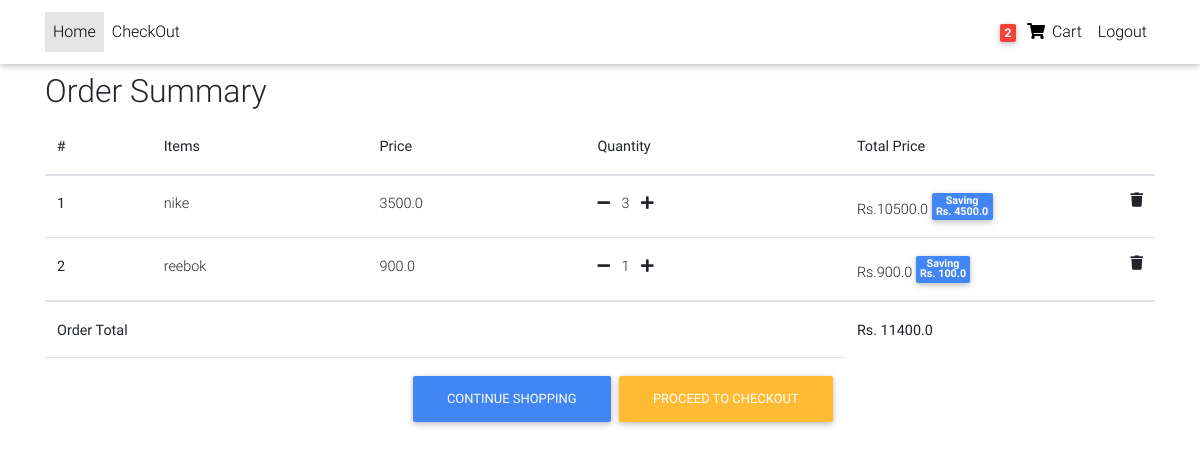
The app's page /order-summary/ (signed in) with its own data.
### core/models.py (models this page shows, shortened)
class Order(models.Model):
    user = models.ForeignKey(settings.AUTH_USER_MODEL,on_delete=models.CASCADE)
    items=models.ManyToManyField(OrderItems)
    start_date=models.DateTimeField(auto_now_add=True)
    order_date=models.DateTimeField()
    ordered=models.BooleanField(default=False)
    billing_address=models.ForeignKey('BillingAddress',on_delete=models.SET_NULL,blank=True,null=True)
    def get_total(self):
        total=0
        for order_item in self.items.all():
            total += order_item.get_final_price()
        return total

class OrderItems(models.Model):
    user = models.ForeignKey(settings.AUTH_USER_MODEL,on_delete=models.CASCADE,blank=True,null=True)
    item=models.ForeignKey(Items,on_delete=models.CASCADE)
    quantity=models.IntegerField(default=1)
    ordered=models.BooleanField(default=False)
    def get_total_amount_price(self):
        return self.quantity * self.item.price
    def get_total_discounted_price(self):
        return self.quantity * self.item.discount_price
    def saved_price(self):
        return self.get_total_amount_price() - self.get_total_discounted_price()
    def get_final_price(self):
        if(self.item.discount_price):
            return self.get_total_discounted_price()
        else:
          return self.get_total_amount_price()

class Items(models.Model):
    title=models.CharField(max_length=100);
    price=models.FloatField();
    discount_price=models.FloatField(blank=True,null=True);
    category=models.CharField(choices=CATEGRIES_CHOICES,max_length=2);
    label=models.CharField(choices=LABEL_CHOICES,max_length=1);
    slug=models.SlugField();
    description=models.TextField(default="Latest new tecnology");

### core/views.py (the view)
# urls.py: path('order-summary/',OrderSummaryView.as_view(),name='order-summary'),
class OrderSummaryView(LoginRequiredMixin,View):
    def get(self,*args,**kwargs):
        try:
            order=Order.objects.get(user=self.request.user , ordered=False)
            context={
                'object':order
            }
            return render(self.request,'order_summary.html',context)
        except ObjectDoesNotExist :
            messages.error(self.request,"You do not have an active order")
            return redirect("/")

### core/templatetags/cart_template_tags.py (called while the page is built)
@register.filter
def cart_item_count(user):
    if user.is_authenticated:
        qs=Order.objects.filter(user=user,ordered=False)
        if(qs.exists()):
            return qs[0].items.count()
    return 0

### templates/order_summary.html (shortened to what this page needs)
{% load static %}
{% include "base.html" %}
{% block content %}
<main>
  <div class="container">
    <div class="table-responsive">
      <h2>Order Summary</h2>
      <table class="table">
        <thead>
          <tr>
            <th scope="col">#</th>
            <th scope="col">Items</th>
            <th scope="col">Price</th>
            <th scope="col">Quantity</th>
            <th scope="col">Total Price</th>
          </tr>
        </thead>
        <tbody>
          {% for order_item in object.items.all %}
          <tr>
            <th scope="row">{{ forloop.counter }}</th>
            <td>{{ order_item.item.title }}</td>
            {% if order_item.item.discount_price %}
            <td>{{ order_item.item.discount_price }}</td>
            {% else %}
            <td>{{ order_item.item.price }}</td>
            {% endif %}
            <td><a href="{% url 'core:remove-single-item-from-cart' order_item.item.slug %}"><i
                  class="fas fa-minus mr-2"></i></a>
              {{ order_item.quantity }}
              <a href="{% url 'core:add-to-cart' order_item.item.slug %}"><i
                  class="fas fa-plus ml-2"></i></a>
            </td>
            <td>
              {% if order_item.item.discount_price %}
              Rs.{{ order_item.get_total_discounted_price }}
              <span class="badge badge-primary">Saving <br> Rs. {{ order_item.saved_price }}</span>
              {% else %}
              Rs.{{ order_item.get_total_amount_price }}
              {% endif %}
              <a href="{% url 'core:remove-from-cart' order_item.item.slug %}"><i
                class="fas fa-trash float-right"></i></a>
            </td>
          </tr>
          {% endfor %}
        </tbody>
        {% if object.get_total %}
        <tr>
          <td colspan="4"><b>Order Total</b></td>
          <td><b>Rs. {{ object.get_total }}</b></td>
        </tr>
        <tr>
          <td colspan="4">
            <a class="btn btn-warning float-right ml-2" href="{% url 'core:checkout' %}">Proceed to Checkout</a>
            <a class="btn btn-primary float-right" href="/">Continue Shopping</a>
          </td>
        </tr>
        {% endif %}
      </table>
    </div>
  </div>
</main>
{% endblock content %}

### templates/navbar.html (shortened to what this page needs)
{% load cart_template_tags %}
<nav class="navbar fixed-top navbar-expand-lg navbar-light white scrolling-navbar">
    <div class="container">
        <div class="collapse navbar-collapse" id="navbarSupportedContent">
            <ul class="navbar-nav mr-auto">
                <li class="nav-item active">
                    <a class="nav-link waves-effect" href="/">Home
                    </a>
                </li>
                <li class="nav-item">
                    <a class="nav-link waves-effect" href="checkout/" target="_blank">CheckOut </a>
                </li>
            </ul>
            <ul class="navbar-nav nav-flex-icons">
                {% if request.user.is_authenticated %}
                <li class="nav-item">
                    <a href="{% url 'core:order-summary' %}" class="nav-link waves-effect">
                        <span class="badge red z-depth-1 mr-1"> {{ request.user|cart_item_count }} </span>
                        <i class="fas fa-shopping-cart"></i>
                        <span class="clearfix d-none d-sm-inline-block"> Cart </span>
                    </a>
                </li>
                <li class="nav-item">
                    <a class="nav-link waves-effect" href="{% url 'account_logout' %}">
                        <span class="clearfix d-none d-sm-inline-block"> Logout </span>
                    </a>
                </li>
                {% endif %}
            </ul>
        </div>
    </div>
</nav>

### templates/base.html (style rules this page uses)
html, body, header, .carousel { height: 60vh; }

### records on screen
OrderItems: item "nike", item.discount_price "3500.0", quantity "3", get_total_discounted_price "10500.0", saved_price "4500.0"
OrderItems: item "reebok", item.discount_price "900.0", quantity "1", get_total_discounted_price "900.0", saved_price "100.0"
Order: get_total "11400.0"

### other values on screen
{{ request.user|cart_item_count }} "2"
